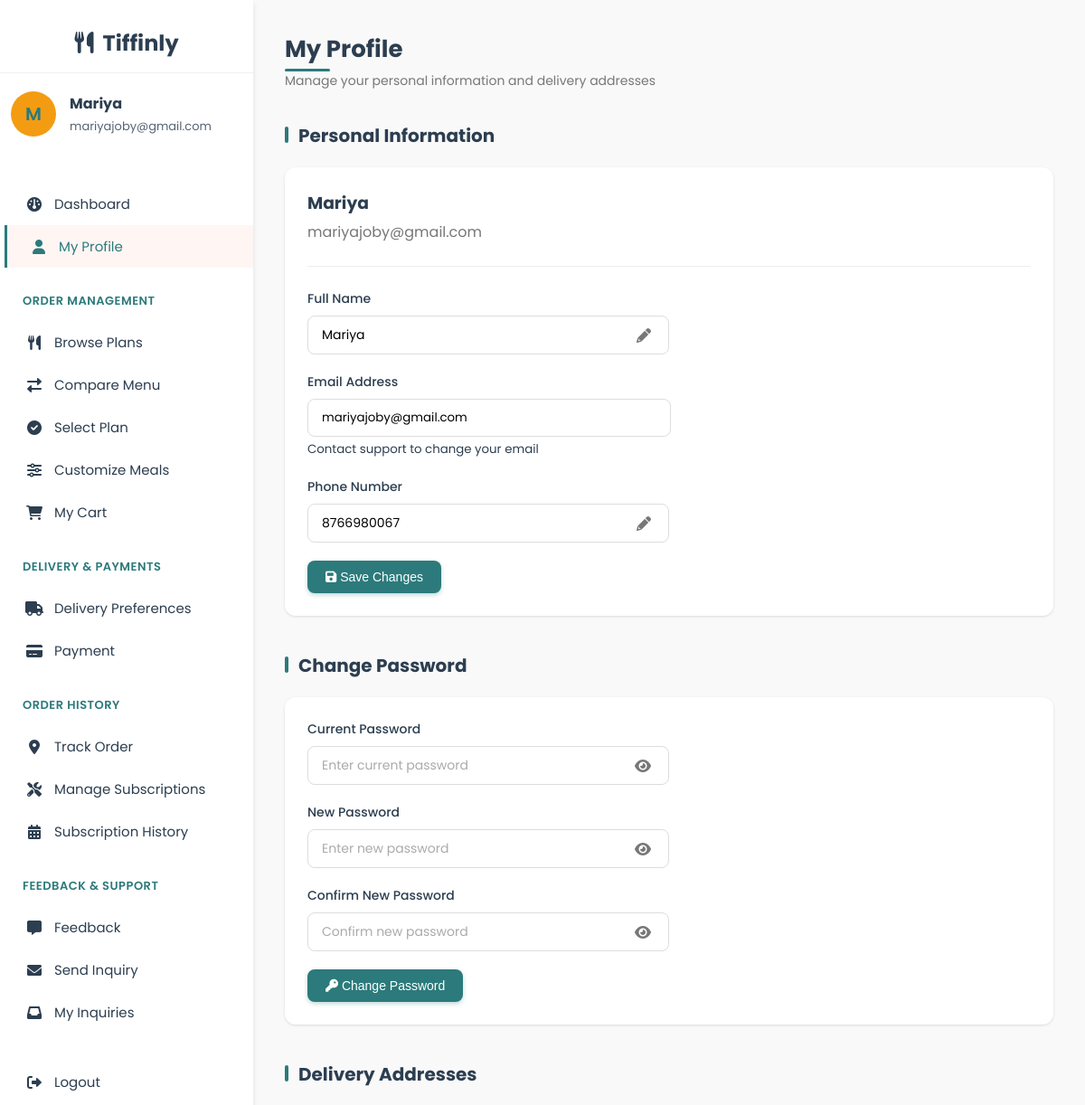
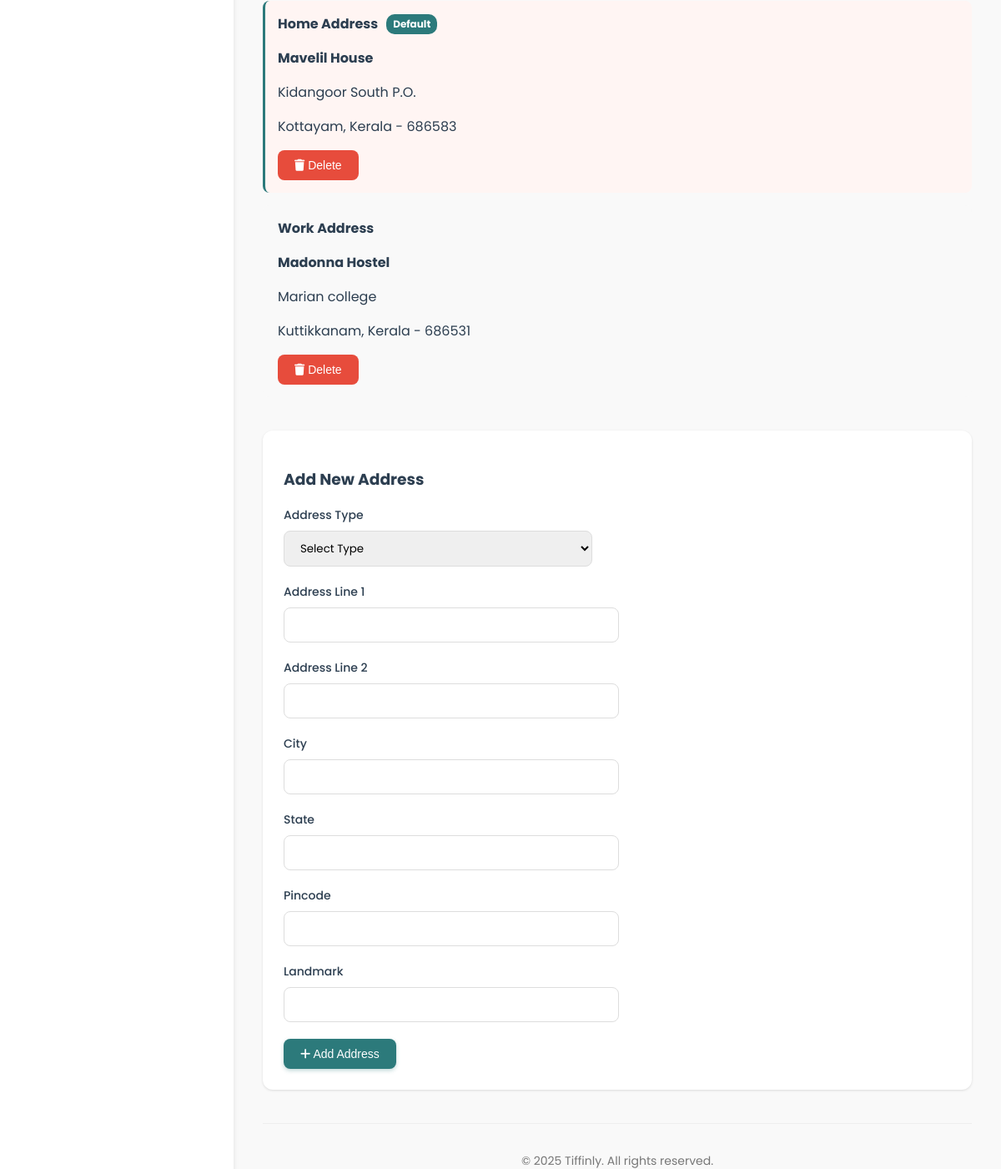
The app's page /user/profile.php (signed in) with its own data (2 pictures, top to bottom).
### tables this page shows
CREATE TABLE `users` (
  `user_id` int(11) NOT NULL,
  `name` varchar(100) NOT NULL,
  `email` varchar(100) NOT NULL,
  `password` varchar(255) NOT NULL,
  `phone` varchar(15) DEFAULT NULL,
  `role` enum('user','admin','delivery') DEFAULT 'user',
  `created_at` timestamp NOT NULL DEFAULT current_timestamp(),
  `security_question` varchar(255) NOT NULL,
  `security_answer` varchar(255) NOT NULL
);

CREATE TABLE `addresses` (
  `address_id` int(11) NOT NULL,
  `user_id` int(11) NOT NULL,
  `address_type` enum('home','work') NOT NULL,
  `line1` varchar(255) NOT NULL,
  `line2` varchar(255) DEFAULT NULL,
  `city` varchar(100) NOT NULL,
  `state` varchar(100) NOT NULL,
  `pincode` varchar(10) NOT NULL,
  `landmark` varchar(255) DEFAULT NULL,
  `is_default` tinyint(1) DEFAULT 1
);

### user/profile.php (the view, shortened to what this page needs)
<?php
$db = new mysqli('localhost', 'root', '', 'tiffinly');
$user_id = $_SESSION['user_id'];
$user_query = $db->prepare("SELECT name, email, phone FROM users WHERE user_id = ?");
$user_query->bind_param("i", $user_id);
$user_query->execute();
$user_result = $user_query->get_result();
$user = $user_result->fetch_assoc();
$address_query = $db->prepare("SELECT * FROM addresses WHERE user_id = ? ORDER BY is_default DESC");
$address_query->bind_param("i", $user_id);
$address_query->execute();
$address_result = $address_query->get_result();
?>
<!DOCTYPE html>
<html lang="en">
<head>
    <link rel="stylesheet" href="https://cdnjs.cloudflare.com/ajax/libs/font-awesome/6.0.0-beta3/css/all.min.css">
     <link rel="stylesheet" href="user_css/user_dashboard_style.css">
    <link rel="stylesheet" href="user_css/profile_style.css">
</head>
<body>
    <div class="dashboard-container">
        <div class="sidebar">
            <div class="sidebar-header">
                <i class="fas fa-utensils"></i>&nbsp Tiffinly
            </div>
            <div class="user-profile">
                <div class="user-avatar">
                    <?php echo strtoupper(substr($user['name'], 0, 1)); ?>
                </div>
                <div class="user-info">
                    <h4><?php echo htmlspecialchars($user['name']); ?></h4>
                    <p><?php echo htmlspecialchars($user['email']); ?></p>
                </div>
            </div>
            <div class="sidebar-menu">
                <a href="user_dashboard.php" class="menu-item">
                    <i class="fas fa-dashboard"></i> Dashboard
                </a>
                <a href="profile.php" class="menu-item active">
                    <i class="fas fa-user"></i> My Profile
                </a>
                <div class="menu-category">Order Management</div>
                <a href="browse_plans.php" class="menu-item">
                    <i class="fas fa-utensils"></i> Browse Plans
                </a>
                <a href="compare_plans.php" class="menu-item">
                    <i class="fas fa-exchange-alt"></i> Compare Menu
                </a>
                <a href="select_plan.php" class="menu-item">
                    <i class="fas fa-check-circle"></i> Select Plan
                </a>
                <a href="customize_meals.php" class="menu-item">
                    <i class="fas fa-sliders-h"></i> Customize Meals
                </a>
                <a href="cart.php" class="menu-item">
                    <i class="fas fa-shopping-cart"></i> My Cart
                </a>
                <div class="menu-category">Delivery & Payments</div>
                <a href="delivery_preferences.php" class="menu-item">
                    <i class="fas fa-truck"></i> Delivery Preferences
                </a>
                <a href="payment.php" class="menu-item">
                    <i class="fas fa-credit-card"></i> Payment
                </a>
                <div class="menu-category">Order History</div>
                <a href="track_order.php" class="menu-item">
                    <i class="fas fa-map-marker-alt"></i> Track Order
                </a>
                <a href="manage_subscriptions.php" class="menu-item">
                    <i class="fas fa-tools"></i> Manage Subscriptions
                </a>
                <a href="subscription_history.php" class="menu-item">
                    <i class="fas fa-calendar-alt"></i> Subscription History
                </a>
                <div class="menu-category">Feedback & Support</div>
                <a href="feedback.php" class="menu-item">
                    <i class="fas fa-comment-alt"></i> Feedback
                </a>
                <a href="support.php" class="menu-item">
                    <i class="fas fa-envelope"></i> Send Inquiry
                </a>
                <a href="my_inquiries.php" class="menu-item">
                    <i class="fas fa-inbox"></i> My Inquiries
                </a>
                <div style="margin-top: 30px;">
                    <a href="logout.php" class="menu-item">
                        <i class="fas fa-sign-out-alt"></i> Logout
                    </a>
                </div>
            </div>
        </div>
        <div class="main-content">
            <div class="header">
                <div class="welcome-message">
                    <h1>My Profile</h1>
                    <p>Manage your personal information and delivery addresses</p>
                </div>
            </div>
    <div class="profile-section">
        <h2 class="section-title">Personal Information</h2>
        <div class="profile-card">
            <div class="profile-header">
                <div class="profile-info">
                    <h3><?php echo htmlspecialchars($user['name']); ?></h3>
                    <p><?php echo htmlspecialchars($user['email']); ?></p>
                </div>
            </div>
            <hr style="margin: 25px 0; border: 0; border-top: 1px solid #eee;">
            <form method="POST">
                <div class="form-group">
                    <label for="name">Full Name</label>
                    <div class="input-group">
                        <input type="text" id="name" name="name" class="form-control"
                               value="<?php echo htmlspecialchars($user['name']); ?>"
                               placeholder="Enter your full name" required>
                        <i class="fas fa-pencil-alt edit-icon"></i>
                    </div>
                </div>
                <div class="form-group">
                    <label>Email Address</label>
                    <input type="email" class="form-control"
                           value="<?php echo htmlspecialchars($user['email']); ?>"
                           placeholder="Your email address" readonly><br>
                    <small class="text-muted">Contact support to change your email</small>
                </div>
                <div class="form-group">
                    <label for="phone">Phone Number</label>
                    <div class="input-group">
                        <input type="tel" id="phone" name="phone" class="form-control"
                               value="<?php echo htmlspecialchars($user['phone']); ?>"
                               placeholder="Enter your phone number" required>
                        <i class="fas fa-pencil-alt edit-icon"></i>
                    </div>
                </div>
                <button type="submit" name="update_profile" class="btn btn-primary">
                    <i class="fas fa-save"></i> Save Changes
                </button>
            </form>
        </div>
    </div>
    <div class="profile-section">
        <h2 class="section-title">Change Password</h2>
        <div class="profile-card">
            <form method="POST">
                <div class="form-group">
                    <label for="current_password">Current Password</label>
                    <div class="input-group">
                        <input type="password" id="current_password" name="current_password"
                               class="form-control" placeholder="Enter current password" required>
                        <i class="fas fa-eye password-toggle" id="toggleCurrentPassword"></i>
                    </div>
                </div>
                <div class="form-group">
                    <label for="new_password">New Password</label>
                    <div class="input-group">
                        <input type="password" id="new_password" name="new_password"
                               class="form-control" placeholder="Enter new password" required>
                        <i class="fas fa-eye password-toggle" id="toggleNewPassword"></i>
                    </div>
                </div>
                <div class="form-group">
                    <label for="confirm_password">Confirm New Password</label>
                    <div class="input-group">
                        <input type="password" id="confirm_password" name="confirm_password"
                               class="form-control" placeholder="Confirm new password" required>
                        <i class="fas fa-eye password-toggle" id="toggleConfirmPassword"></i>
                    </div>
                </div>
                <button type="submit" name="update_password" class="btn btn-primary">
                    <i class="fas fa-key"></i> Change Password
                </button>
            </form>
        </div>
    </div>
    <div class="profile-section">
    <h2 class="section-title">Delivery Addresses</h2>
    <?php if ($address_result->num_rows > 0): ?>
        <?php
            $home_address = null;
            $work_address = null;
            while ($address = $address_result->fetch_assoc()) {
                if ($address['address_type'] === 'home') {
                    $home_address = $address;
                } elseif ($address['address_type'] === 'work') {
                    $work_address = $address;
                }
            }
        ?>
        <?php if ($home_address): ?>
            <div class="address-card default">
                <h4>
                    Home Address <span class="badge">Default</span>
                </h4>
                <p><strong><?php echo htmlspecialchars($home_address['line1']); ?></strong></p>
                <?php if (!empty($home_address['line2'])): ?>
                    <p><?php echo htmlspecialchars($home_address['line2']); ?></p>
                <?php endif; ?>
                <p><?php echo htmlspecialchars($home_address['city'] . ', ' . $home_address['state'] . ' - ' . $home_address['pincode']); ?></p>
                <div class="address-actions">
                    <form method="POST" style="display: inline;">
                        <button type="submit" name="delete_address" class="btn btn-danger" onclick="return confirm('Are you sure you want to delete your Home address?');">
                            <i class="fas fa-trash"></i> Delete
                        </button>
                    </form>
                </div>
            </div>
        <?php endif; ?>
        <?php if ($work_address): ?>
            <div class="address-card">
                <h4>Work Address</h4>
                <p><strong><?php echo htmlspecialchars($work_address['line1']); ?></strong></p>
                <?php if (!empty($work_address['line2'])): ?>
                    <p><?php echo htmlspecialchars($work_address['line2']); ?></p>
                <?php endif; ?>
                <p><?php echo htmlspecialchars($work_address['city'] . ', ' . $work_address['state'] . ' - ' . $work_address['pincode']); ?></p>
                <div class="address-actions">
                    <form method="POST" style="display: inline;">
                        <button type="submit" name="delete_address" class="btn btn-danger" onclick="return confirm('Are you sure you want to delete your Work address?');">
                            <i class="fas fa-trash"></i> Delete
                        </button>
                    </form>
                </div>
            </div>
        <?php endif; ?>
    <?php else: ?>
        <div class="profile-card">
            <p>No delivery addresses found. Please add a Home and Work address.</p>
        </div>
    <?php endif; ?>
</div>
        <div class="profile-card">
            <h3>Add New Address</h3>
<form method="POST">
    <div class="form-group">
        <label>Address Type</label>
        <select name="address_type" class="form-control" required>
            <option value="">Select Type</option>
        </select>
    </div>
    <div class="form-group">
        <label for="line1">Address Line 1</label>
        <input type="text" id="line1" name="line1" class="form-control" required>
    </div>
    <div class="form-group">
        <label for="line2">Address Line 2</label>
        <input type="text" id="line2" name="line2" class="form-control">
    </div>
    <div class="form-group">
        <label for="city">City</label>
        <input type="text" id="city" name="city" class="form-control" required>
    </div>
    <div class="form-group">
        <label for="state">State</label>
        <input type="text" id="state" name="state" class="form-control" required>
    </div>
    <div class="form-group">
        <label for="pincode">Pincode</label>
        <input type="text" id="pincode" name="pincode" class="form-control" required>
    </div>
    <div class="form-group">
        <label for="landmark">Landmark</label>
        <input type="text" id="landmark" name="landmark" class="form-control">
    </div>
    <button type="submit" name="add_address" class="btn btn-primary">
        <i class="fas fa-plus"></i> Add Address
    </button>
</form>
        </div>
            <footer style="
                text-align: center;
                padding: 20px;
                margin-top: 40px;
                color: #777;
                font-size: 14px;
                border-top: 1px solid #eee;
                animation: fadeIn 0.8s ease-out;
            ">
                <p>&copy; 2025 Tiffinly. All rights reserved.</p>
            </footer>
    </div>
</body>
</html>

### records on screen
users: name "M", name "Mariya", email "mariyajoby@gmail.com", phone "8766980067"
addresses: line1 "Mavelil House", line2 "Kidangoor South P.O.", city+state+pincode "Kottayam, Kerala - 686583"
addresses: line1 "Madonna Hostel", line2 "Marian college", city+state+pincode "Kuttikkanam, Kerala - 686531"
